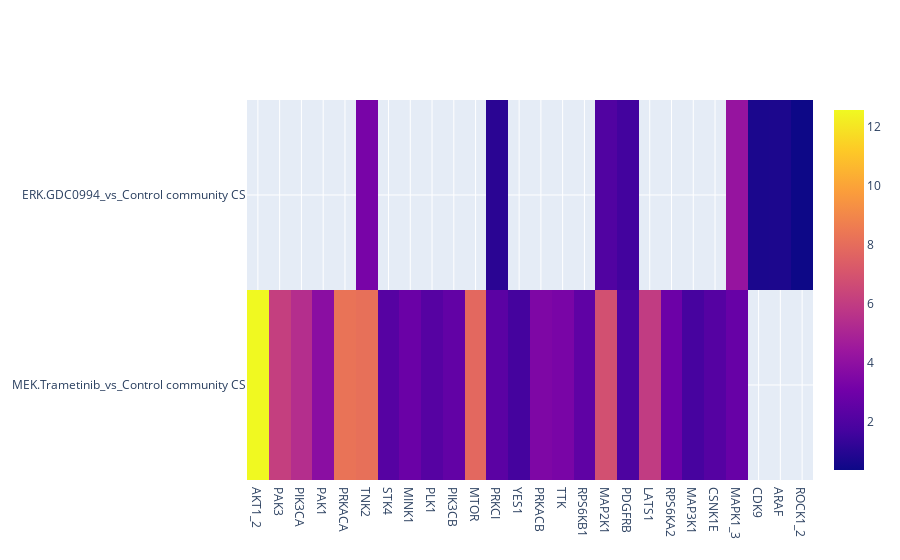

The notebook cell this image was saved under:
### Markdown cell above
## 2.4 - Community strength of the kinases in each of the selected communities of networks trametinib(MAP2K1)[-], GDC0941(PI3K)[-],AZD5363(AKT)[-] and GDC0994(MAPK1_3), visualized in heatmaps

### Code cell
#trametinib(MAP2K1)[-] and GDC0994(MAPK1_3)
[x1,y1,z1] = cs_calculation(treat_int=[0,3])

# HEATMAP
fig = go.Figure(data=go.Heatmap(
                z=z1,
                x=x1,
                y=y1,
                hoverongaps = False))
fig.show()

### Figure 1 — Plotly figure (JSON) as saved in the notebook; plotly's stock layout.template omitted (floating-point values rounded to 4 significant figures)
{"data": [{"hoverongaps": false, "type": "heatmap", "x": ["AKT1_2", "PAK3", "PIK3CA", "PAK1", "PRKACA", "TNK2", "STK4", "MINK1", "PLK1", "PIK3CB", "MTOR", "PRKCI", "YES1", "PRKACB", "TTK", "RPS6KB1", "MAP2K1", "PDGFRB", "LATS1", "RPS6KA2", "MAP3K1", "CSNK1E", "MAPK1_3", "CDK9", "ARAF", "ROCK1_2"], "y": ["MEK.Trametinib_vs_Control community CS", "ERK.GDC0994_vs_Control community CS"], "z": [[12.56, 6.13, 5.41, 3.86, 8.25, 8.14, 2.21, 2.83, 2.21, 2.58, 7.82, 2.36, 1.69, 3.46, 3.32, 2.49, 6.85, 1.95, 6, 2.9, 1.74, 2.2, 2.75, null, null, null], [null, null, null, null, null, 3.28, null, null, null, null, null, 1.05, null, null, null, null, 2.05, 1.66, null, null, null, null, 4.24, 0.7, 0.73, 0.37]]}], "layout": {}}
